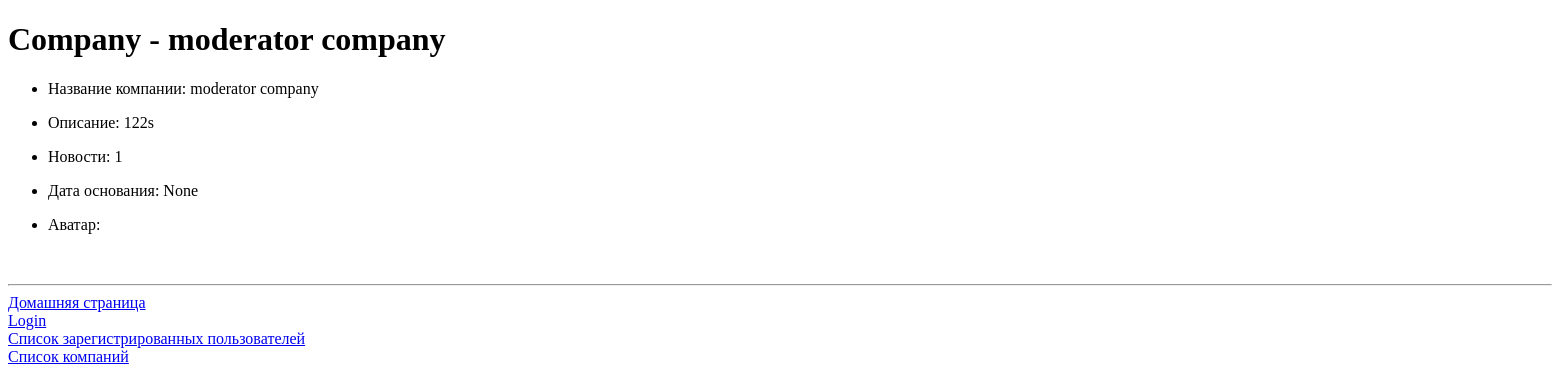
/companies/company/3, run on an earlier commit of the app's database.
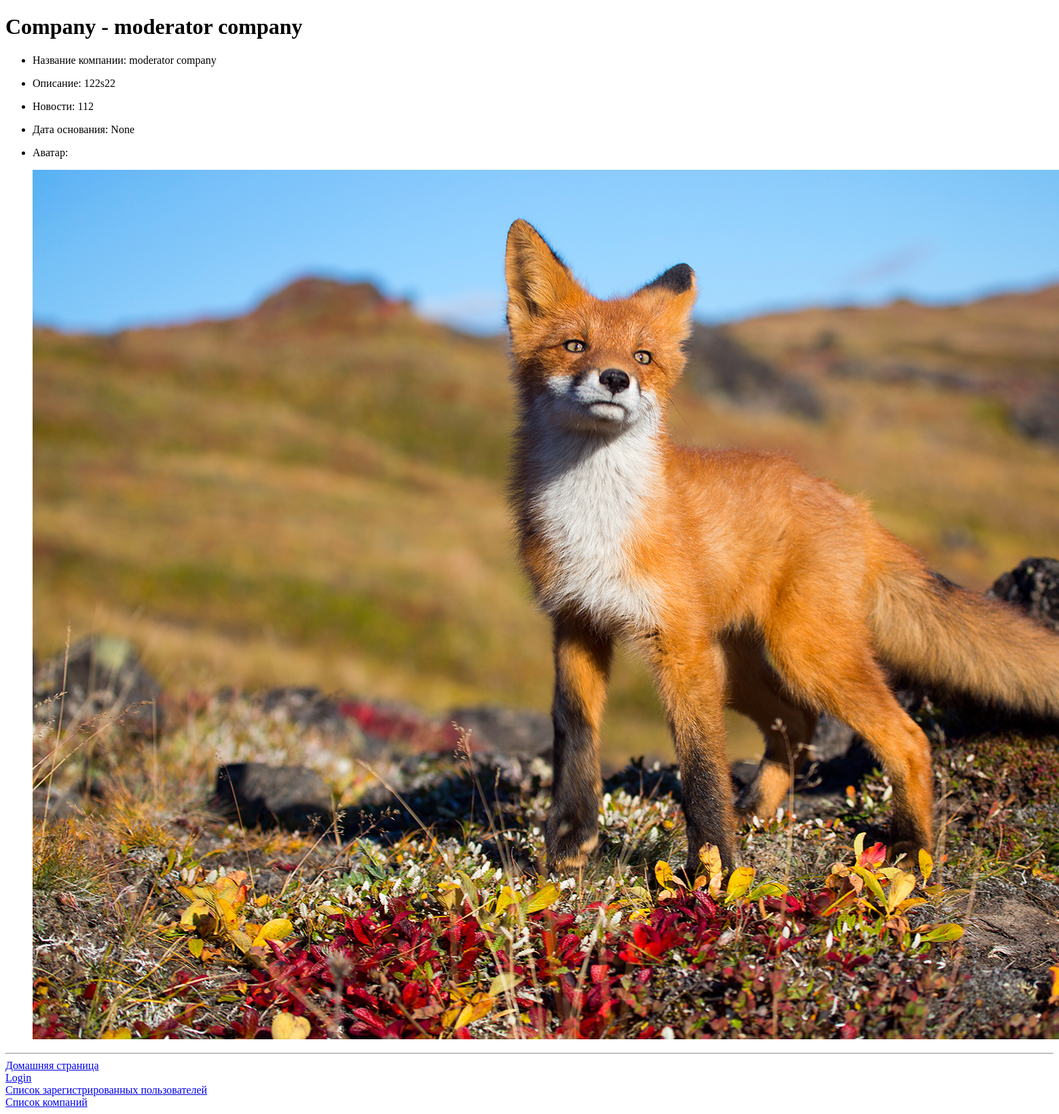
And on a later commit of the database.
### companies/models.py (models this page shows, shortened)
class Company(models.Model):
    title = models.CharField('Название', max_length=50)
    description = models.TextField('Информация о компании', max_length=500, blank=True)
    news = models.TextField('Новости компании', blank=True)
    foundation_date = models.DateField('Дата основания: YYYY-mm-dd', null=True, blank=True)
    avatar = models.ImageField('Аватар', upload_to='company/%Y/%m/%d/', blank=True)
    class Meta:
        verbose_name = "Company"
        verbose_name_plural = "Companies"

### companies/views.py (the view)
# urls.py: path('company/<int:pk>', views.CompanyDetailView.as_view(), name='company_detail'),
class CompanyDetailView(DetailView):
    model = Company
    template_name = 'companies/company_detail.html'
    context_object_name = 'company'

### companies/templates/companies/company_detail.html (shortened to what this page needs)
{% extends "base.html" %}
{% block content %}
    <h1>Company - {{ company.title}}</h1>
    <div>
        <ul>
            <li><p>Название компании: {{ company.title}}</p></li>
            <li><p>Описание: {{ company.description }}</p></li>
            <li><p>Новости: {{ company.news }}</p></li>
            <li><p>Дата основания: {{ company.foundation_date }}</p></li>
            <li><p>Аватар: </p>
                <p><img src="{{ MEDIA_URL }}{{ company.avatar }}" alt="{{ company.avatar }}"></p>
            </li>
        </ul>
    </div>
{% endblock %}

### templates/base.html (shortened to what this page needs)
{% load static %}
<!DOCTYPE html>
<html lang="ru">
<head>
</head>
<body>
<main>
    {% block content %}{% endblock %}
</main>
<hr>
    <a href="{% url 'home' %}">Домашняя страница</a><br>
    {% if request.user.is_authenticated %}
        <a href="{% url 'accounts:update_profile' request.user.profile.pk %}">{{ request.user.username }} - Отредактируйте Ваш профиль</a><br>
        <a href="{% url 'accounts:logout' %}"> Logout</a><br>
        {% else %}
         <a href="{% url 'accounts:login' %}"> Login</a><br>
    {% endif %}
    <a href="{% url 'accounts:users_list' %}">Список зарегистрированных пользователей</a><br>
    <a href="{% url 'companies:company_list' %}">Список компаний</a><br>
</body>
</html>

What changed in the data, as far as the page shows it:
changed Company "moderator company": description "122s" → "122s22"; news "1" → "112"; avatar: picture added
